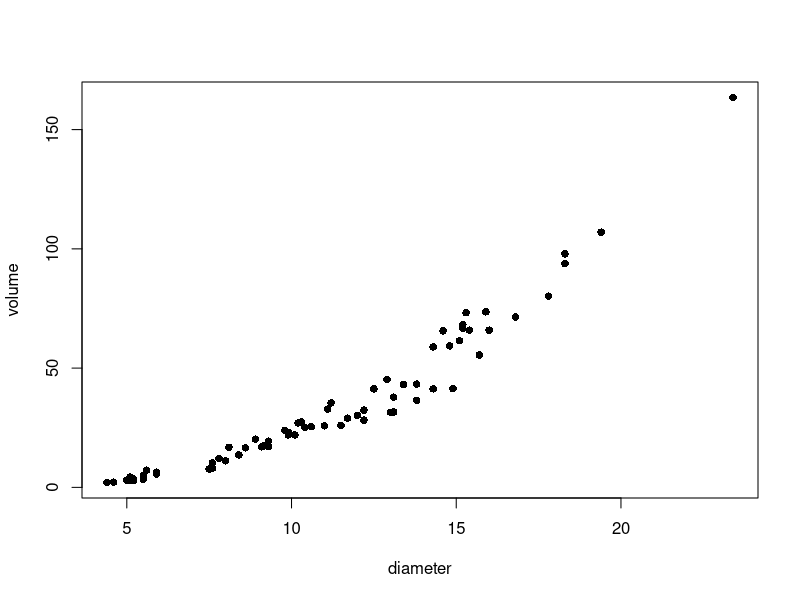
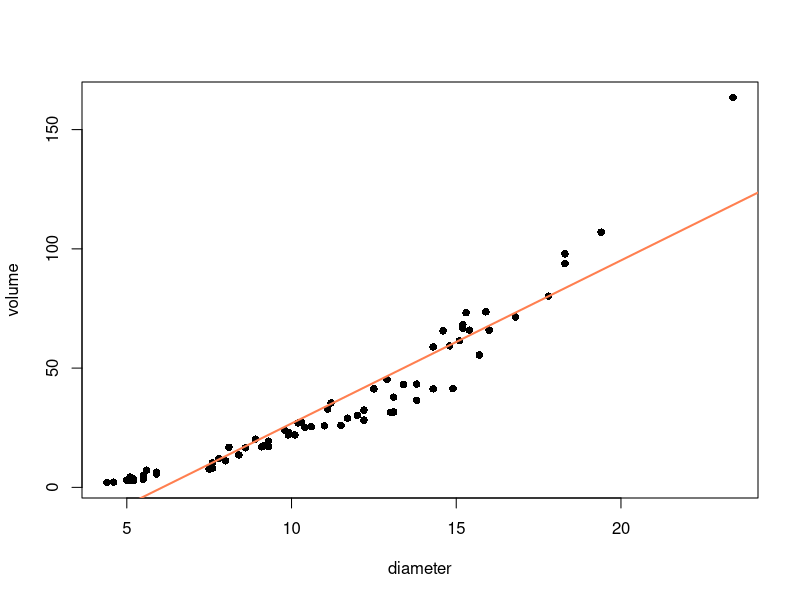
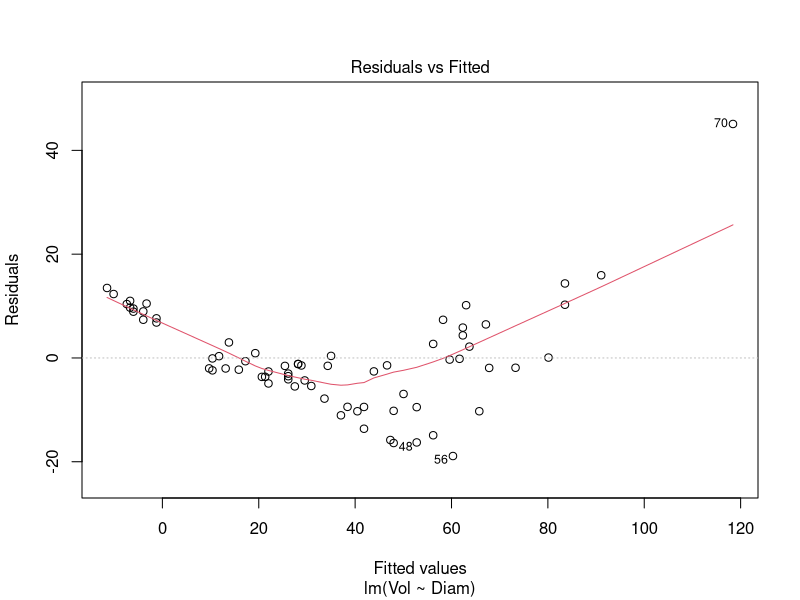
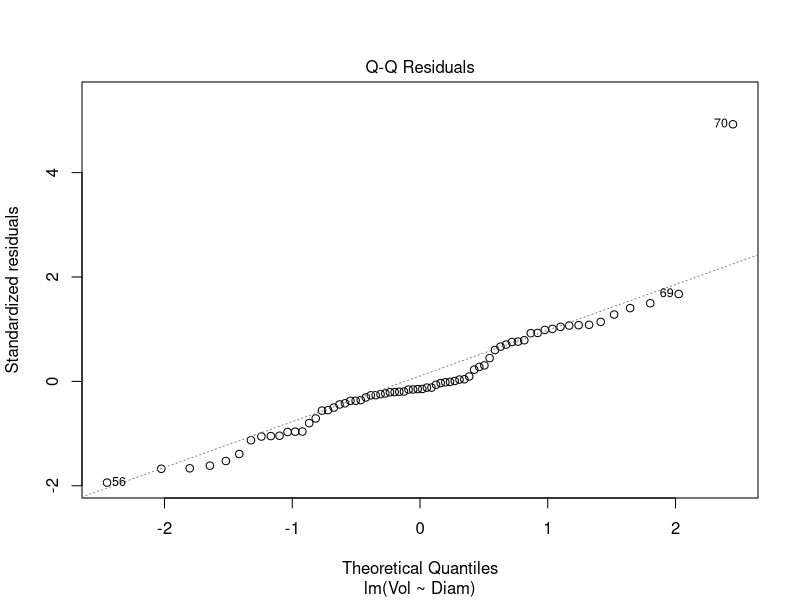
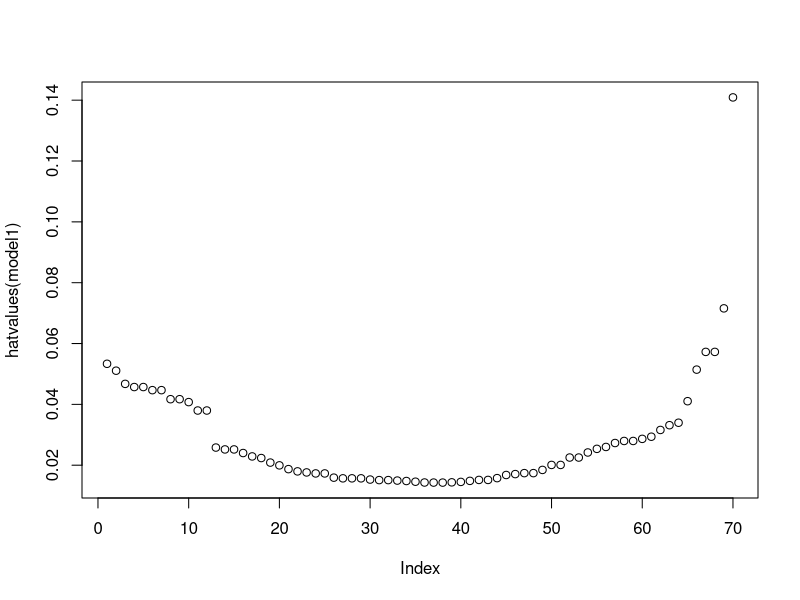
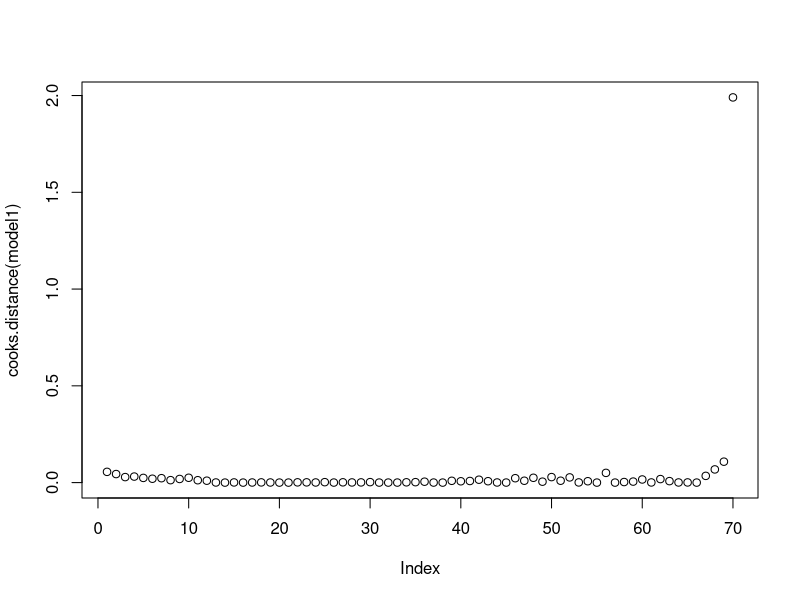
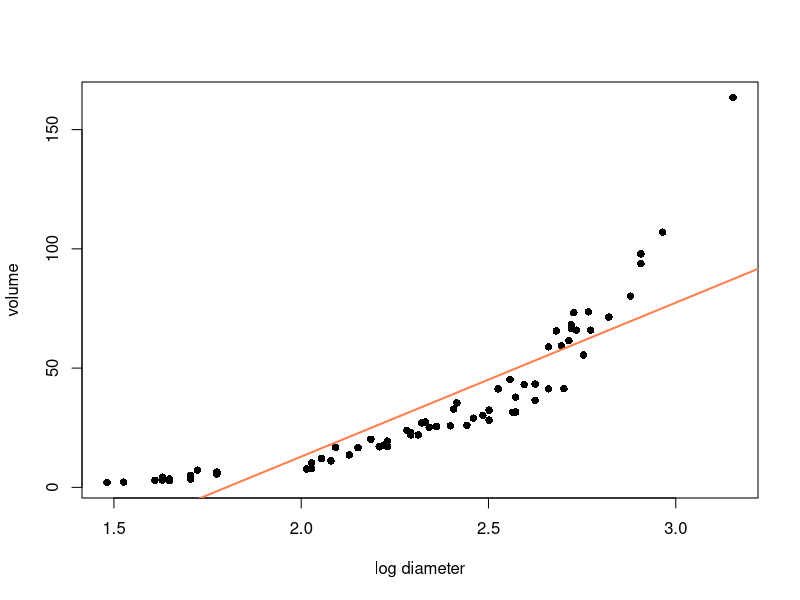
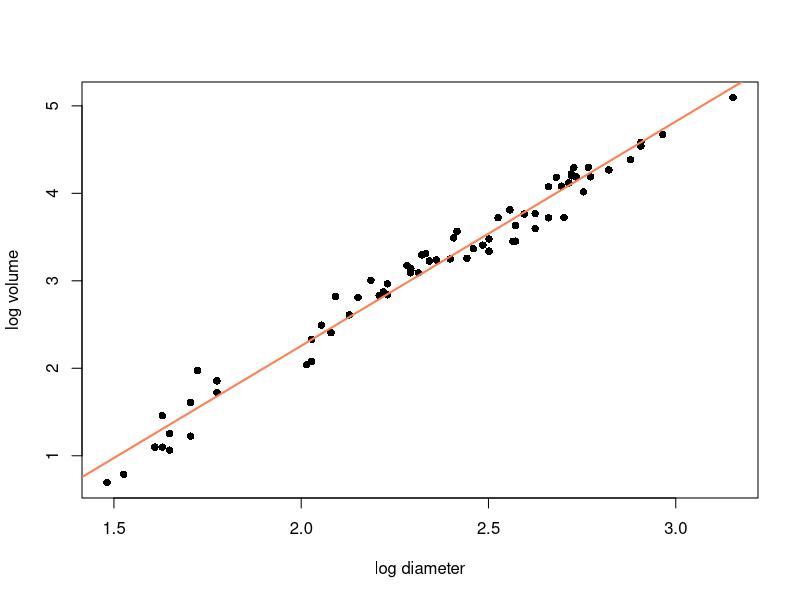

Write the R code that produced these figures, in order.
## ---- chunk 1
shortleaf = read.delim("shortleaf.txt")
head(shortleaf)
## ---- chunk 2
plot(shortleaf$Diam, shortleaf$Vol, main = "", xlab = "diameter", ylab = "volume", pch = 16)
## ---- chunk 3
model1 = lm(Vol ~ Diam, data = shortleaf)
summary(model1)
## ---- chunk 4
plot(shortleaf$Diam, shortleaf$Vol, main = "", xlab = "diameter", ylab = "volume", pch = 16)
abline(model1, col = "coral", lwd = 2)
## ---- chunk 5
plot(model1, which = c(1, 2))
plot(hatvalues(model1))
plot(cooks.distance(model1))
## ---- chunk 6
library(MASS)
stud.residuals = studres(model1)
shortleaf[abs(stud.residuals) == max(abs(stud.residuals)),]
stud.residuals[70]
## ---- chunk 7
leverage = hatvalues(model1)
shortleaf[leverage == max(leverage),]
leverage[70]
## ---- chunk 8
cooksdistance = cooks.distance(model1)
shortleaf[cooksdistance == max(cooksdistance),]
cooksdistance[70]
## ---- chunk 9
model2 = lm(Vol ~ log(Diam), data = shortleaf)
summary(model2)
## ---- chunk 10
plot(log(shortleaf$Diam), shortleaf$Vol, main = "", xlab = "log diameter", ylab = "volume", pch = 16)
abline(model2, col = "coral", lwd = 2)
## ---- chunk 11
model3 = lm(log(Vol) ~ log(Diam), data = shortleaf)
summary(model3)
## ---- chunk 12
plot(log(shortleaf$Diam), log(shortleaf$Vol), main = "", xlab = "log diameter", ylab = "log volume", pch = 16)
abline(model3, col = "coral", lwd = 2)
## ---- chunk 13
plot(model3, which = c(1, 2))
## ---- chunk 14
cooksdistance = cooks.distance(model3)
shortleaf[cooksdistance == max(cooksdistance),]
cooksdistance[10]
shortleaf.new = shortleaf[-10,]
model4 = lm(log(Vol) ~ log(Diam), data = shortleaf.new)
plot(model4, which = c(1, 2))
## ---- chunk 15
summary(model4)
